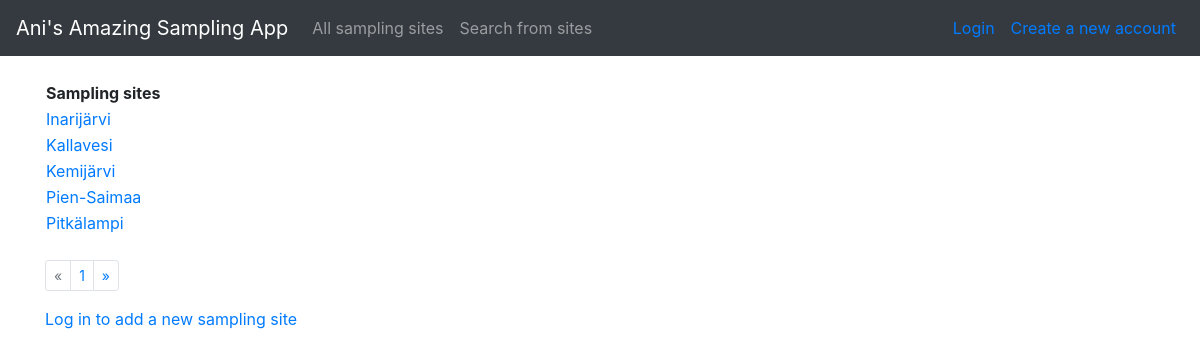
Before: /sites with the older database file.
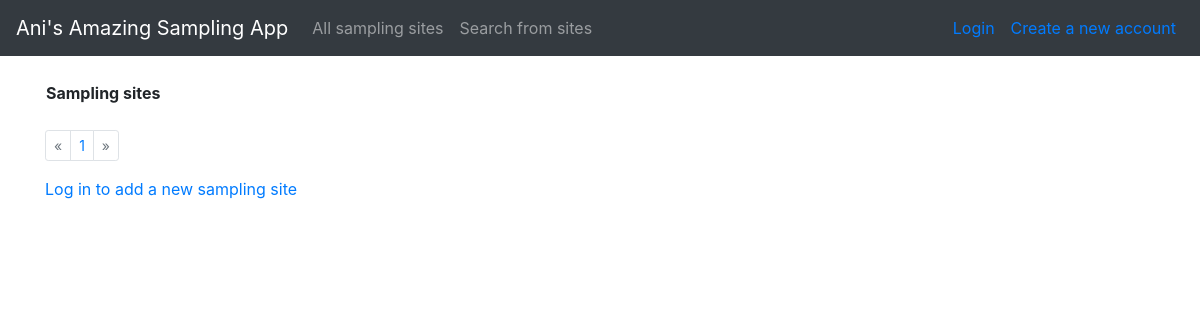
After: the same page with the newer database file.
### application/sites/models.py (models this page shows, shortened)
class Site(Base):
    __tablename__="site"
    name = db.Column(db.String(144), nullable=False, index=True)
    samples = db.relationship("Sample", backref="site", lazy=True, cascade="all, delete-orphan", single_parent=True)

### application/sites/views.py (the view)
@app.route("/sites", methods=["GET"])
def sites_index():
    page = request.args.get('page', 1, type=int)
    per_page = 5
    sites = Site.query.order_by(Site.name).paginate(page, per_page, error_out = False)
    next_url = url_for('sites_index', page=sites.next_num) \
        if sites.has_next else None
    prev_url = url_for('sites_index', page=sites.prev_num) \
        if sites.has_prev else None
    return render_template("sites/list.html", sites = sites.items,
                          next_url=next_url, prev_url=prev_url, page = page)

### application/templates/sites/list.html
{% extends "layout.html" %}
{% block body %}
<table>
  <tr>
    <th>Sampling sites</th>
  </tr>
  {% for site in sites %}
  <tr>
    <td><a href="{{ url_for('sites_show_one_site', site_id=site.id) }}">{{ site.name }}</a></td>
  </tr>
  {% endfor %}
</table>
<br>
<nav aria-label="Search results page">
  <ul class="pagination pagination-sm">
    {% if prev_url != None %}
    <li class="page-item">
      <a class="page-link" href="{{ prev_url }}" aria-label="Previous">
        <span aria-hidden="true">&laquo;</span>
      </a>
    </li>
    {% else %}
    <li class="page-item disabled">
      <a class="page-link" href="{{ prev_url }}" aria-label="Previous">
        <span aria-hidden="true">&laquo;</span>
      </a>
    </li>
    {% endif %}
    <li class="page-item"><a class="page-link" href="{{ url_for('sites_index', page=page) }}"> {{ page }}</a></li>
    {% if next_url != None %}
    <li class="page-item">
      <a class="page-link" href="{{ next_url }}" aria-label="Next">
        <span aria-hidden="true">&raquo;</span>
      </a>
    </li>
    {% else %}
    <li class="page-item disabled">
      <a class="page-link" href="{{ next_url }}" aria-label="Next">
        <span aria-hidden="true">&raquo;</span>
      </a>
    </li>
    {% endif %}
  </ul>
</nav>
{% if current_user.is_authenticated %}
<p>
  <a href="{{ url_for('sites_form') }}">Add a new sampling site</a>
</p>
{% else %}
<p>
  <a href="{{ url_for('auth_login') }}">Log in to add a new sampling site</a>
</p>
{% endif %}
{% endblock %}

Changed rows visible on the page:
removed Site: name "Inarijärvi"
removed Site: name "Kallavesi"
removed Site: name "Kemijärvi"
removed Site: name "Pien-Saimaa"
removed Site: name "Pitkälampi"
